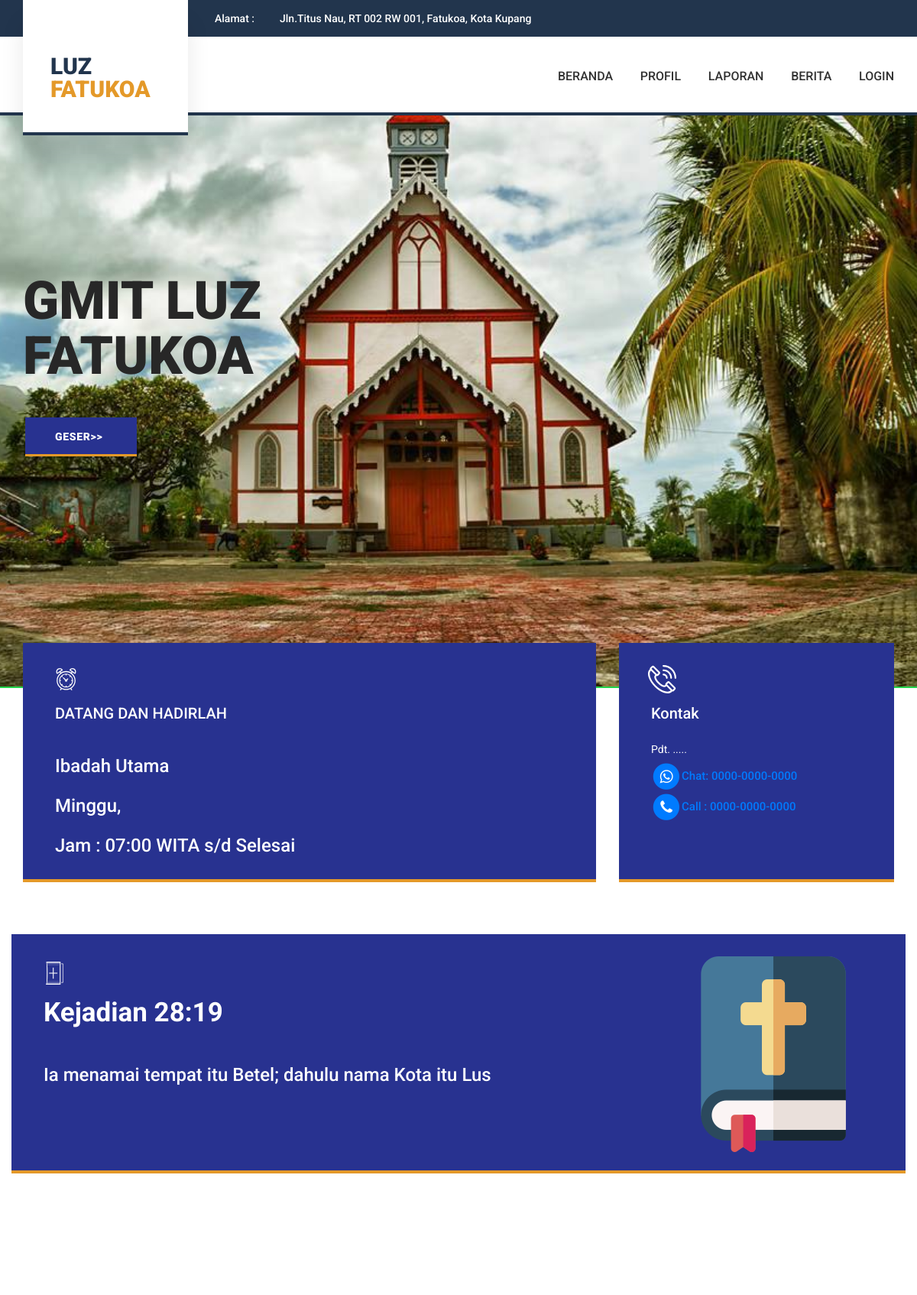
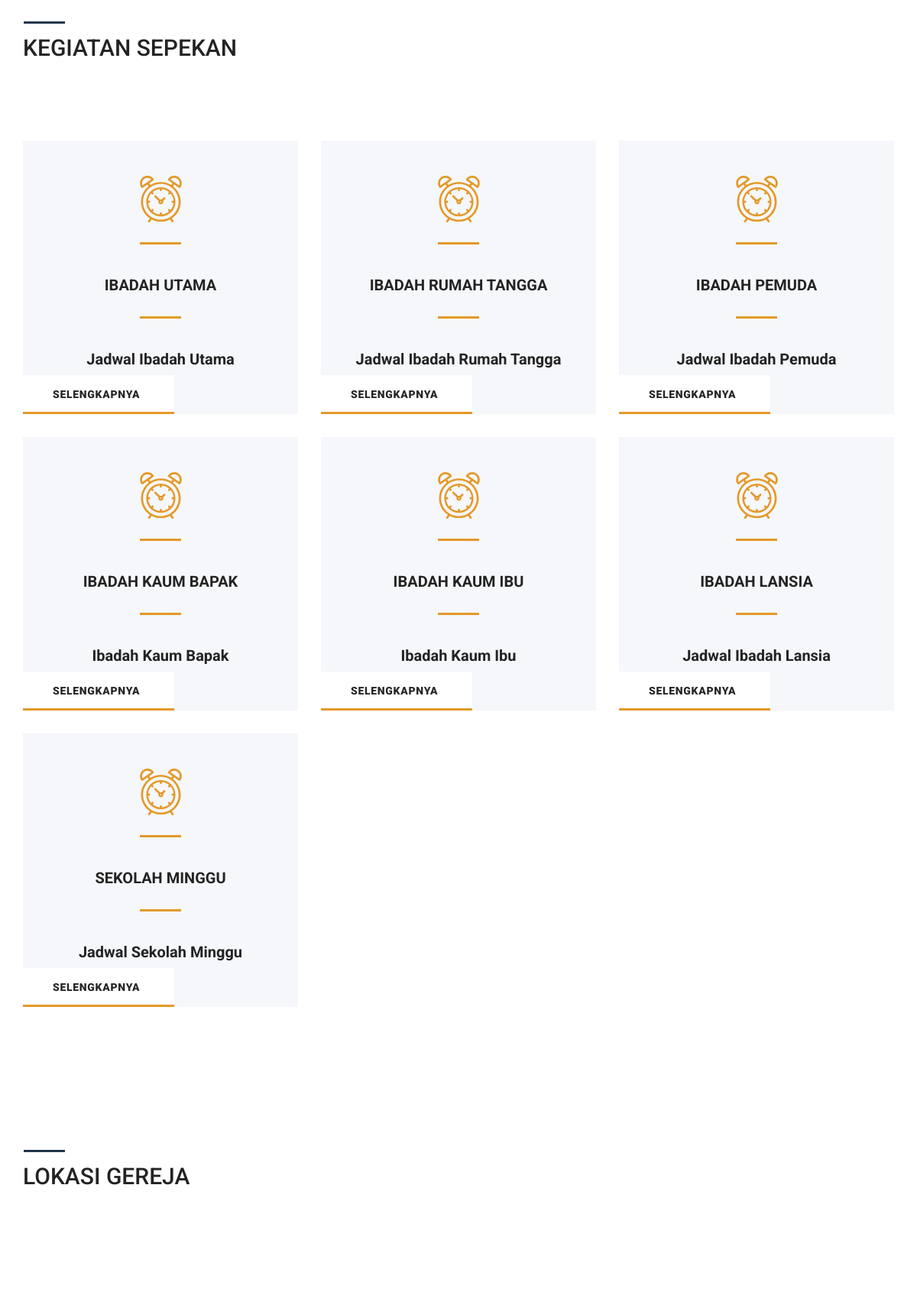
The page / (upper part) on the database its author committed (2 pictures, top to bottom).
### tables this page shows
CREATE TABLE `tbl_file` (
  `kode` int(11) NOT NULL,
  `kategori` varchar(50) DEFAULT NULL,
  `judul` varchar(100) DEFAULT NULL,
  `konten` text DEFAULT NULL,
  `tgl_posting` date DEFAULT NULL,
  `user` varchar(50) DEFAULT NULL,
  `status` varchar(10) NOT NULL,
  `data_file` text NOT NULL
);

### index.php (the view, shortened to what this page needs)
<?php include 'header.php'; ?>
<head>
</head>
<div class="home">
	<div class="home_slider_container">
		<div class="owl-carousel owl-theme home_slider">
			<div class="owl-item">
				<div class="home_slider_background" style="background-image:url(img/slide/gereja.jpg)"></div>
				<div class="home_content">
					<div class="container">
						<div class="row">
							<div class="col">
								<div class="home_content_inner">
									<div class="home_title">
										<h1>GMIT LUZ FATUKOA</h1>
									</div>
									<div class="button home_button">
										<a href="#">GESER>></a>
									</div>
								</div>
							</div>
						</div>
					</div>
				</div>
			</div>
		</div>
	</div>
</div>
<section id="contact" class="wow fadeInUp">
	<div class="boxes">
		<div class="container">
			<div class="row">
				<div class="col-lg-8 box_col">
					<div class="box working_hours">
						<div class="box_icon d-flex flex-column align-items-start justify-content-center">
							<div style="width:29px; height:29px;"><img src="images/alarm-clock.svg" alt=""></div>
						</div>
						<div class="box_title">DATANG DAN HADIRLAH</div>
						<div class="working_hours_list">
							<ul>
								<li class="d-flex flex-row align-items-center justify-content-start">
									<h3>
										<div>Ibadah Utama</div>
									</h3>
								</li>
								<li class="d-flex flex-row align-items-center justify-content-start">
									<h3>
										<div>Minggu, </div>
									</h3>
								</li>
								<li class="d-flex flex-row align-items-center justify-content-start">
									<h3>
										<div>Jam : 07:00 WITA s/d Selesai</div><br>
									</h3>
								</li>
							</ul>
						</div>
					</div>
				</div>
				<div class="col-lg-4 box_col">
					<div class="box box_emergency">
						<div class="box_icon d-flex flex-column align-items-start justify-content-center">
							<div style="width: 37px; height:37px; margin-left:-4px;"><img src="images/phone-call.svg" alt=""></div>
						</div>
						<div class="box_title">Kontak</div>
						<div class="box_emergency_text">Pdt. .....</div>
						<a href="https://api.whatsapp.com/send?phone=6285277948885&amp;text=Hallo%20Bapak Pendata Gereja Injil  Kristus Indonesia (GIKI Medan), Nama : ,%20Saya%20:%20...">
							<span class="fa-stack fa-lg">
								<i class="fa fa-circle fa-stack-2x"></i>
								<i class="fa fa-whatsapp fa-stack-1x fa-inverse"></i>
							</span>Chat: 0000-0000-0000</a>
						<br>
						<a href="tel:085277948885">
							<span class="fa-stack fa-lg">
								<i class="fa fa-circle fa-stack-2x"></i>
								<i class="fa fa-phone fa-stack-1x fa-inverse"></i>
							</span>Call : 0000-0000-0000</a>
					</div>
				</div>
			</div>
		</div>
	</div>
</section>
<section>
	<div class="about">
		<div class="col-lg-12 box_col">
			<div class="box working_hours">
				<div class="row row-lg-eq-height">
					<div class="col-lg-7">
						<div class="box_icon d-flex flex-column align-items-start justify-content-center">
							<div style="width:29px; height:29px;"><img src="images/alkitab.svg" alt=""></div>
						</div>
						<div class="box_title_ayat">Kejadian 28:19</div>
						<div class="working_hours_list">
							<ul>
								<li class="d-flex flex-row align-items-center justify-content-start">
									<h3>
										<div>Ia menamai tempat itu Betel; dahulu nama Kota itu Lus</div>
									</h3>
								</li>
							</ul>
						</div>
					</div>
					<div class="col-lg-5 d-flex align-items-center justify-content-center" style="height: 100%;">
						<div class="about_image"><img src="img/slide/alkitab.png" alt=""></div>
					</div>
				</div>
			</div>
		</div>
	</div>
</section>
<section id="contact" class="wow fadeInUp">
	<div class="services">
		<div class="container">
			<div class="row">
				<div class="col">
					<div class="section_title">
						<h2>KEGIATAN SEPEKAN</h2>
					</div>
				</div>
			</div>
			<div class="row services_row">
				<?php
				$qry = mysqli_query($konek, "SELECT * FROM tbl_file where kode order by kode limit 200");
				while ($data = mysqli_fetch_assoc($qry)) {
				?>
					<div class="col-lg-4 col-md-6 service_col">
						<div class="service text-center trans_200">
							<div class="service_icon"><img class="svg" src="images/alarm-clock.svg" alt=""></div>
							<div class="service_title trans_200"><?php echo $data['kategori']; ?></div>
							<div class="service_text">
								<div class="service_title trans_200"><?php echo $data['judul']; ?></div>
							</div>
							<div class="button dept_button"><a href="kegiatan_detail.php?id=<?php echo base64_encode($data['kategori']); ?>">SELENGKAPNYA</a></div>
						</div>
					</div>
				<?php } ?>
			</div>
		</div>
	</div>
</section>
<section id="contact" class="wow fadeInUp">
	<div class="about">
		<div class="container">
			<div class="row row-lg-eq-height">
				<div class="col-lg-7">
					<div class="about_content">
						<div class="section_title">
							<h2>LOKASI GEREJA</h2>
						</div>
					</div>
				</div>
				<div class="cta">
				</div>
			</div>
		</div>
	</div>
</section>
<?php include 'footer.php'; ?>

### rows shown on the page
tbl_file: kategori "IBADAH UTAMA", judul "Jadwal Ibadah Utama"
tbl_file: kategori "IBADAH RUMAH TANGGA", judul "Jadwal Ibadah Rumah Tangga"
tbl_file: kategori "IBADAH PEMUDA", judul "Jadwal Ibadah Pemuda"
tbl_file: kategori "IBADAH KAUM BAPAK", judul "Ibadah Kaum Bapak"
tbl_file: kategori "IBADAH KAUM IBU", judul "Ibadah Kaum Ibu"
tbl_file: kategori "IBADAH LANSIA", judul "Jadwal Ibadah Lansia"
tbl_file: kategori "SEKOLAH MINGGU", judul "Jadwal Sekolah Minggu"
